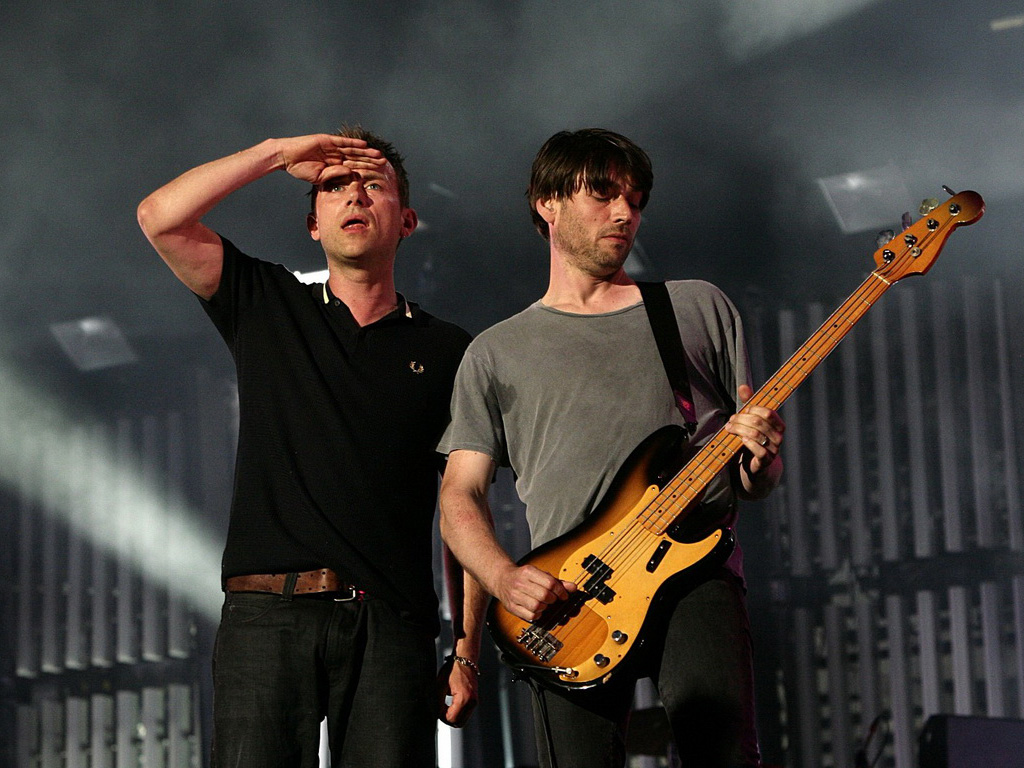
//> input picture vib/cv/ImageDiff/test1.jpg, 1024 x 768 px
$ ./blurDetector ../ImageDiff/test1.jpg   (built with g++ and OpenCV 4)
//> lines starting //> are read from the running program, lines starting //| are printed output that depends on the picture
#include <opencv2/core/core.hpp>
#include <opencv2/highgui/highgui.hpp>
#include "opencv2/imgproc/imgproc.hpp"
#include "opencv2/opencv.hpp"
#include <iostream>
#include <limits>
#include <math.h>
#include <numeric>
#include <unistd.h>
#include <string>
using namespace cv;
using namespace std;

// The paper that is used in this implementation is -
/*  No-reference Perceptual Blur Metric
Pina Marziliano, Frederic Dufaux, Stefan Winkler and Touradj Ebrahimi
IEEE 2002 International Conference on Image Processing
*/

// OpenCV Matricies are defined in terms of rows, and them columns.
//
// The first parameter in at is the row value (e.g. the y coordinate)
//
// The second parameter is the column value (e.g. the x coordinate)
//
// In matrix calculations, the Mij element in the i'th row and the
// j'th column (measured from the top left).

// Arguments:
// edges - a grayscale Mat where edges are indicated with white (255)
//         values - must have the same dimensions as the source image.
// original - the source image
// vblur, hblur - optional output parameters, if defined the vertical
//                blur / horizontabl blur will be calculated and stored
// vert_edges, hor_edges - optional output paramters, if defined
//         assumed to have the same dimensions as the original image.
//         If present a black and white image vizualizing the detected
//         edge widths will be returned.
// monotonic - optional, if true edge width calculation requires
//         monotonic increasing changes (if false edges are extended
//         over regions that have the same value)
// truncate_extrema_edges - When the edge point is itself an extrema,
//         if the value is true the edge width is 2, otherwise the
//         edge is calculated in the usual way (extending out until a
//         (non)-monotonic point is found).
// only_transitions - When true we only calculate things if we are at
//         a white pixel, and the prior pixel is black.
// debug - optional
void getBlurValue2( const Mat &edges, const Mat &original,
		    double * vblur, double * hblur,
		    Mat * vert_edges = NULL, Mat * hor_edges = NULL,
		    bool monotonic=true, bool truncate_extrema_edges=true, bool only_transitions=false,
		    bool debug=false  ) {
  int num_vert_edges = 0;
  double vert_total = 0;
  int num_hor_edges = 0;
  double hor_total = 0;

  for ( int i = 1 ; i < original.rows - 1 ; i++ ) {
    for ( int j = 1 ; j < original.cols - 1 ; j++ ) {
      if ( debug ) {
	cout << "i: " << i << " j: " << j << " edges: " << int( edges.at<unsigned char>( i, j ) ) << endl;
      }

      int x = int( edges.at<unsigned char>( i, j ) );
      if ( x != 0 && x != 255 ) {
	cout << "ERROR: x of " << x << " for i, j " << i << ", " << j << endl;
      }

      // Compute blur on vertical edges
      //
      // The blur on vertical edges is found by considering the
      // horizontal width of the edges, so by exploring the regions in
      // adjacent columns of the initial value, as indexed by the
      // second parameter to at.
      if ( vblur && int( edges.at<unsigned char>( i, j ) ) == 255 &&
	   ( !only_transitions || int( edges.at<unsigned char>( i, j-1 ) ) == 0 ) )  {
	// With Canny edge detection our edges are generally of width
	// one - if some other edge detector is used that gives rise
	// to wider edges we may wish to enforce that we only do the
	// edge calculation on the transition from black to white.

	// A vertical line has started here
	int left = j - 1;
	int current = j;
	int right = j + 1;
	int left_value = original.at<unsigned char>( i, left );
	int current_value = original.at<unsigned char>( i, current );
	int right_value = original.at<unsigned char>( i, right );

	if ( vert_edges ) {
	  vert_edges->at<unsigned char>( i, current ) = 255;
	}

	// Walk backwards till we obtain a local extrema to the left.
	for ( int prior_value = current_value;
	      left > 0 && // While we're still in the image.
		( ( ( left_value < prior_value && left_value < current_value )
		    || ( !monotonic && left_value <= prior_value && left_value <= current_value ) ) || // And decreasing
		  ( ( left_value > prior_value && left_value > current_value )
		    || ( !monotonic && left_value >= prior_value && left_value >= current_value ) ) ) ; // Or increasing
	      left--, prior_value = left_value, left_value = original.at<unsigned char>( i, left ) ) {
	  if ( vert_edges && left >= 0 ) {
	    vert_edges->at<unsigned char>( i, left ) = 255;
	  }
	}
	// Now left is one past the position of the local extrema to
	// the left - or the edge of the image.
	left++;
	left_value = original.at<unsigned char>( i, left );

	// Walk forwards till we obtain a local extrema to the right.
	for ( int prior_value = current_value;
	      right < original.cols && // While we're still in the image.
		( ( ( right_value < prior_value && right_value < current_value )
		    || ( !monotonic && right_value <= prior_value && right_value <= current_value ) ) || // And decreasing
		  ( ( right_value > prior_value && right_value > current_value )
		    || ( !monotonic && right_value >= prior_value && right_value >= current_value ) ) ) ; // Or increasing
	      right++, prior_value = right_value, right_value = original.at<unsigned char>( i, right ) ) {
	  if ( vert_edges && right < original.cols ) {
	    vert_edges->at<unsigned char>( i, right ) = 255;
	  }
	}
	// Now right is one past the position of the local extrema to
	// the left - or the edge of the image.
	right--;
	right_value = original.at<unsigned char>( i, right );

	if ( ( left_value > current_value && right_value > current_value ) ||
	     ( left_value < current_value && right_value < current_value ) ) {
	  // Corner case - the edge location itself was itself is a
	  // local extrema.
	  if ( truncate_extrema_edges ) {
	    vert_total += 2;
	    num_vert_edges++;
	  } else {
	    if ( debug ) {
	      cout << "EXTREMA:  " << "i: " << i << " l-c-r: " << left << "-" << current << "-" << right << " lv-pv-cv-nv-rv " << left_value << "-" << int( original.at<unsigned char>( i, j-1 ) ) << "-" << current_value << "-" << int( original.at<unsigned char>( i, j+1 ) ) << "-" << right_value << endl;
	    }
	    if ( abs( left_value - current_value ) > abs( right_value - current_value ) ) {
	      vert_total += current - left;
	      num_vert_edges++;
	    } else if ( abs( left_value - current_value ) < abs( right_value - current_value ) ) {
	      vert_total += right - current;
	      num_vert_edges++;
	    } else {
	      // Super duper corner case - the edge is a local extrema
	      // and both left and right are candidates for the other
	      // extrema - split the difference.
	      vert_total += ( right - left ) / 2;
	      num_vert_edges++;
	    }
	  }
	} else {
	  if ( debug ) {
	    cout << "STANDARD: " << "i: " << i << " l-c-r: " << left << "-" << current << "-" << right << " lv-pv-cv-nv-rv " << left_value << "-" << int( original.at<unsigned char>( i, j-1 ) ) << "-" << current_value << "-" << int( original.at<unsigned char>( i, j+1 ) ) << "-" << right_value << endl;
	  }
	  vert_total += right - left;
	  num_vert_edges++;
	}
      }

      // Compute blur on horizontal edges
      if ( hblur && int( edges.at<unsigned char>( i, j ) ) == 255 &&
	   ( !only_transitions || int( edges.at<unsigned char>( i-1, j ) ) == 0 ) ) {

	// A vertical line has started here
	int up = i - 1;
	int current = i;
	int down = i + 1;
	int up_value = original.at<unsigned char>( up, j );
	int current_value = original.at<unsigned char>( current, j);
	int down_value = original.at<unsigned char>( down, j );

	if ( hor_edges ) {
	  hor_edges->at<unsigned char>( current, j ) = 255;
	}

	// Walk backwards till we obtain a local extrema above.
	for ( int prior_value = current_value;
	      up > 0 && // While we're still in the image.
		( ( ( up_value < prior_value && up_value < current_value )
		    || ( !monotonic && up_value <= prior_value && up_value <= current_value ) ) || // And decreasing
		  ( ( up_value > prior_value && up_value > current_value )
		    || ( !monotonic && up_value >= prior_value && up_value >= current_value ) ) ) ; // Or increasing
	      up--, prior_value = up_value, up_value = original.at<unsigned char>( up, j ) ) {
	  if ( hor_edges && up >= 0 ) {
	    hor_edges->at<unsigned char>( up, j ) = 255;
	  }
	}
	// Now up is one past the position of the local extrema above
	// - or the edge of the image.
	up++;
	up_value = original.at<unsigned char>( up, j );

	// Walk forwards till we obtain a local extrema below.
	for ( int prior_value = current_value;
	      down < original.rows && // While we're still in the image.
		( ( ( down_value < prior_value && down_value < current_value )
		    || ( !monotonic && down_value <= prior_value && down_value <= current_value ) ) || // And decreasing
		  ( ( down_value > prior_value && down_value > current_value )
		    || ( !monotonic && down_value >= prior_value && down_value >= current_value ) ) ) ; // Or increasing
	      down++, prior_value = down_value, down_value = original.at<unsigned char>( down, j ) ) {
	  if ( hor_edges && down < original.rows ) {
	    hor_edges->at<unsigned char>( down, j ) = 255;
	  }
	}
	// Now down is one past the position of the local extrema
	// below - or the edge of the image.
	down--;
	down_value = original.at<unsigned char>( down, j );

	if ( ( up_value > current_value && down_value > current_value ) ||
	     ( up_value < current_value && down_value < current_value ) ) {
	  // Corner case - the edge location itself was itself is a
	  // local extrema.
	  if ( truncate_extrema_edges ) {
	    hor_total += 2;
	    num_hor_edges++;
	  } else {
	    if ( debug ) {
	      cout << "EXTREMA:  " << "j: " << j << " l-c-r: " << up << "-" << current << "-" << down << " uv-pv-cv-nv-dv " << up_value << "-" << int( original.at<unsigned char>( i-1, j ) ) << "-" << current_value << "-" << int( original.at<unsigned char>( i+1, j ) ) << "-" << down_value << endl;
	    }
	    if ( abs( up_value - current_value ) > abs( down_value - current_value ) ) {
	      hor_total += current - up;
	      num_hor_edges++;
	    } else if ( abs( up_value - current_value ) < abs( down_value - current_value ) ) {
	      hor_total += down - current;
	      num_hor_edges++;
	    } else {
	      // Super duper corner case - the edge is a local extrema
	      // and both up and down are candidates for the other
	      // extrema - split the difference.
	      hor_total += ( down - up ) / 2;
	      num_hor_edges++;
	    }
	  }
	} else {
	  if ( debug ) {
	    cout << "STANDARD: " << "j: " << j << " l-c-r: " << up << "-" << current << "-" << down << " uv-pv-cv-nv-dv " << up_value << "-" << int( original.at<unsigned char>( i-1, j ) ) << "-" << current_value << "-" << int( original.at<unsigned char>( i+1, j ) ) << "-" << down_value << endl;
	  }
	  hor_total += down - up;
	  num_hor_edges++;
	}
      }
    }
  }

  if ( vblur ) {
    if ( num_vert_edges ) {
      *vblur = vert_total / num_vert_edges;
    } else {
      *vblur = 0;
    }
  }
  if ( hblur ) {
    if ( num_hor_edges ) {
      *hblur = hor_total / num_hor_edges;
    } else {
      *hblur = 0;
    }
  }
  return;
}

#define CANNY_THRESH_MEAN 0
#define CANNY_THRESH_OTSU 1

// Compute the Canny edge detection for src, save the result in canny.
// If debug is true outfile_prefix must be defined.
// [39 lines left out: function get_canny_edges, not called in this run]

// Compute Sobel in the x and y direction.
// If sobel_x or sobel_y are NULL those directions are not computed.
// If debug is true outfile_prefix must be defined.
void sobel_helper( const Mat & gradient, Mat * sobel, bool, const string *);
void get_sobel_edges( const Mat & src, Mat * sobel_x, Mat * sobel_y, bool debug=false, const string * outfile_prefix = NULL ) {
  Mat src_color, sobel_gradient_x, sobel_gradient_y;
  int scale = 1;
  int delta = 0;
  int ddepth = CV_16S;

  vector<Mat> Ycrcb;

  // Get a seperate luminance component to operate the edge width
  // algorithm on.
  cvtColor( src, src_color, CV_BGR2YCrCb );
  split( src_color, Ycrcb );

  if ( debug ) {
    imwrite( *outfile_prefix + "_Y.jpg", Ycrcb[0] );
  }

  if ( sobel_x ) {
    // Take sobel gradient on the luminance channel of the image
    Sobel( Ycrcb[0], sobel_gradient_x, ddepth, 1, 0, 3, scale, delta, BORDER_DEFAULT );

    if ( debug ) {
      imwrite( *outfile_prefix + "_sobel_x.jpg", sobel_gradient_x );
    }
    sobel_helper( sobel_gradient_x, sobel_x, debug, outfile_prefix );
  }
  if ( sobel_y ) {
    Sobel( Ycrcb[0], sobel_gradient_y, ddepth, 0, 1, 3, scale, delta, BORDER_DEFAULT );

    if ( debug ) {
      imwrite( *outfile_prefix + "_sobel_y.jpg", sobel_gradient_y );
    }
    sobel_helper( sobel_gradient_y, sobel_y, debug, outfile_prefix );
  }
}

// Given a sobel gradient turns it into a thresholded black and white image.
void sobel_helper( const Mat & gradient, Mat * sobel, bool debug=false, const string * outfile_prefix = NULL ) {
  Mat abs_grad;

  // Black to white edges have a positive slope, white to black a
  // negative slope.  We only care about the transition, not the
  // direction, so we need to take the absolute value of
  // sobel_gradient before proceeding.
  convertScaleAbs( gradient, abs_grad );

  if ( debug ) {
    imwrite( *outfile_prefix + "_abs_grad.jpg", abs_grad );
  }

  double sobmin, sobmax;
  cv::minMaxLoc( abs_grad, &sobmin, &sobmax );

  if ( debug ) {
    cout << "Max: " << sobmax << "\nMin: " << sobmin << endl;
  }

  // Convert our image to a grayscale image scaled such that the
  // brightest spots are white and the darkest spots are black.
  cv::Mat sobelImage, unused;
  if ( sobmax != sobmin ) {
    abs_grad.convertTo( sobelImage,
			CV_8U, 255.0 / ( sobmax - sobmin ), // Scale
			-sobmin * 255.0 / ( sobmax - sobmin ) ); // Add after scaling
  } else {
    // Handle the case where the input image is a uniform color - just
    // turn the whole thing black.
    abs_grad.convertTo( sobelImage,
			CV_8U, 0, // Scale
			0 ); // Add after scaling
  }

  if ( debug ) {
    imwrite( *outfile_prefix + "_abs_grad_normalized.jpg", sobelImage );
  }

  int bw_threshold = threshold( sobelImage, unused, 0, 255, THRESH_BINARY + THRESH_OTSU );

  if ( debug ) {
    cout << "Threshold: " << bw_threshold << endl;
  }

  // Turn it in to a black and white image where anything less than
  // our threshold is black, and anything more is white.
  cv::Mat sobelThresholdedImage;
  cv::threshold( sobelImage, *sobel, bw_threshold, 255, cv::THRESH_BINARY);

  if ( debug ) {
    imwrite( *outfile_prefix + "_abs_grad_thresholded.jpg", *sobel );
  }
}

int main( int argc, char** argv ) {
  if( argc < 2) {
    cout <<" Usage: blurDetector image.png [debug_output_file_prefix]" << endl;
    return -1;
  }

  Mat src, image;

  src = imread( argv[1] );
//> src is the input picture: 768 rows x 1024 cols, CV_8UC3; mean B, G, R 55.1, 59.2, 63.1

  vector<Mat> Ycrcbchannels;

  // Get a seperate luminance component to operate the edge width
  // algorithm on.
  cvtColor( src, image, CV_BGR2YCrCb );
//> image: 768 rows x 1024 cols, CV_8UC3; mean of channels 0, 1, 2 59.9, 130.3, 125.3
  split( image, Ycrcbchannels );
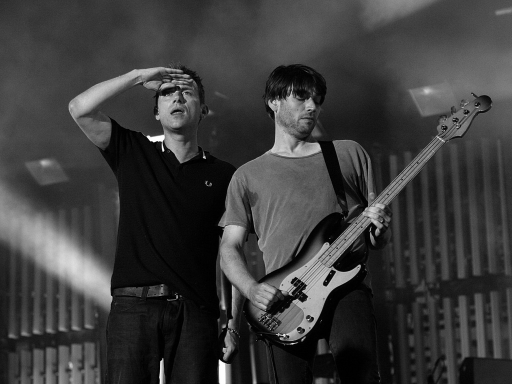
//> Ycrcbchannels[0]: 768 rows x 1024 cols, CV_8UC1 (shown at 1/2 size); min 0, max 255, mean 59.9
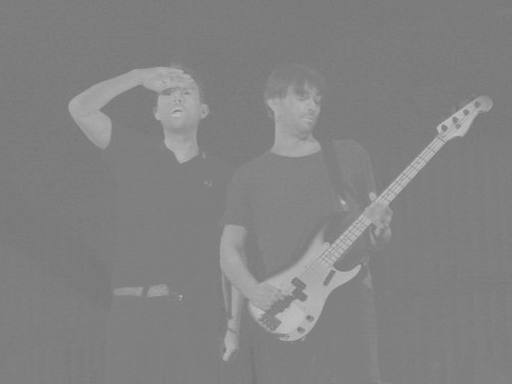
//> Ycrcbchannels[1]: 768 rows x 1024 cols, CV_8UC1 (shown at 1/2 size); min 112, max 204, mean 130.3

  bool debug = false;
  string * outfile_prefix = NULL;
  if ( argc == 3 ) {
    debug = true;
    outfile_prefix = new string( argv[2] );
  } else {
    outfile_prefix = new string( "blur-debug" );
  }

  // We can run through a variety of scenarios here with regard to the
  // optional parameters for getBlur.
  bool tests[8][3] = { { 0, 0, 0},
		       { 0, 0, 1},
		       { 0, 1, 0},
		       { 0, 1, 1},
		       { 1, 0, 0},
		       { 1, 0, 1},
		       { 1, 1, 0},
		       { 1, 1, 1} };
  const char * test_labels[] = { "m0-t0-r0",
				 "m0-t0-r1",
				 "m0-t1-r0",
				 "m0-t1-r1",
				 "m1-t0-r0",
				 "m1-t0-r1",
				 "m1-t1-r0",
				 "m1-t1-r1" };

  double vblur, hblur;
  Mat vert_edges;
  Mat hor_edges;

  Mat * de = new Mat();

  get_sobel_edges( src, de, NULL, debug, outfile_prefix );
//> in get_sobel_edges, `Sobel( Ycrcb[0], sobel_gradient_x, ddepth, 1, 0, 3, scale, delta, BORD..`:
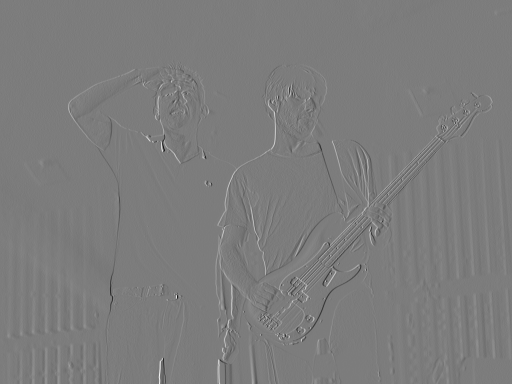
//> sobel_gradient_x: 768 rows x 1024 cols, CV_16SC1 (shown at 1/2 size); min -973, max 1017, mean 0; drawn with min black and max white
//> in sobel_helper, `convertScaleAbs( gradient, abs_grad );`:
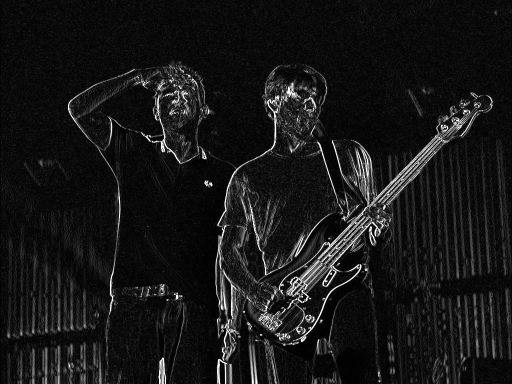
//> abs_grad: 768 rows x 1024 cols, CV_8UC1 (shown at 1/2 size); min 0, max 255, mean 23
//> in sobel_helper, `cv::minMaxLoc( abs_grad, &sobmin, &sobmax );`: sobmin = 0; sobmax = 255
//> in sobel_helper, `int bw_threshold = threshold( sobelImage, unused, 0, 255, THRESH_BINAR..`:
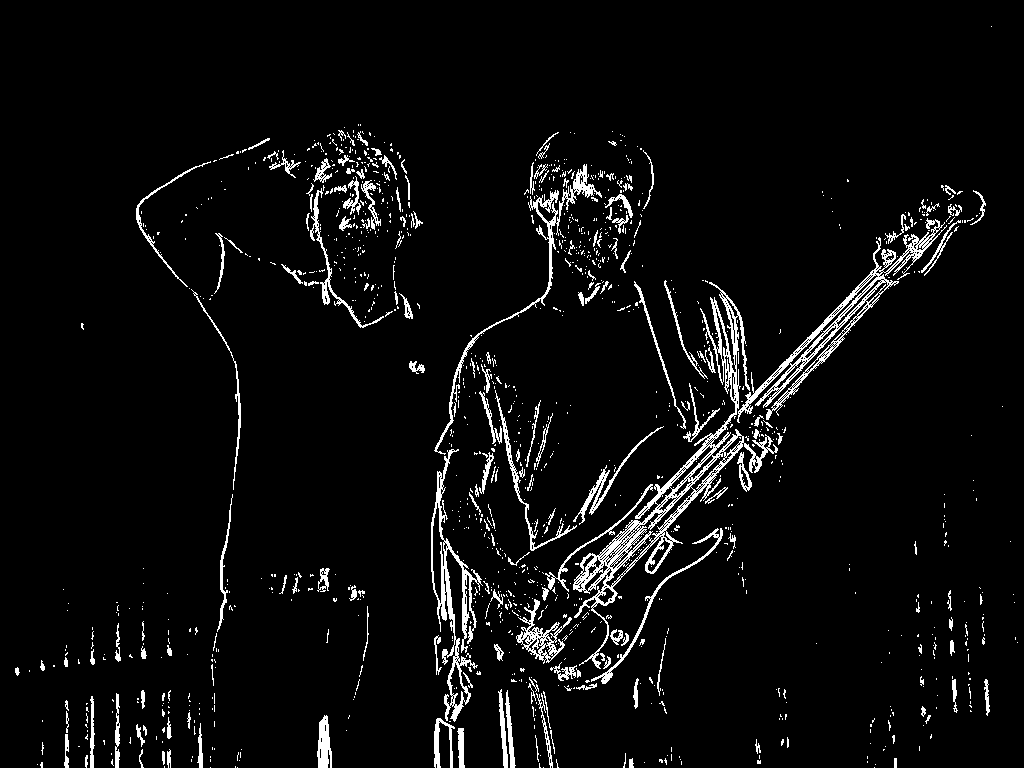
//> unused: 768 rows x 1024 cols, CV_8UC1; 4.8% white in thin lines or dots
//> in sobel_helper, `int bw_threshold = threshold( sobelImage, unused, 0, 255, THRESH_BINAR..`: bw_threshold = 91

  // We only run the m1-t1-r1 version of get blur for now.
  for ( int i = 7 ; i < 8 ; i++ ) {
    if ( debug ) {
      vert_edges = Mat::zeros( de->size(), de->type() );
      hor_edges = Mat::zeros( de->size(), de->type() );
      getBlurValue2( *de, Ycrcbchannels[0], &vblur, &hblur, &vert_edges, &hor_edges, tests[i][0], tests[i][1], tests[i][2], debug );
      imwrite( *outfile_prefix + "_sobel" + "_vert_edges_" + string( test_labels[i] ) + ".jpg", vert_edges );
      imwrite( *outfile_prefix + "_sobel" + "_hor_edges_" + string( test_labels[i] ) + ".jpg", hor_edges );
    } else {
      // Calculate the vertical blur only in normal usage.
      getBlurValue2( *de, Ycrcbchannels[0], &vblur, 0, 0, 0, tests[i][0], tests[i][1], tests[i][2], debug );
    }

    // Normalize to width of image - this gives a value between 0 and 100.
    cout << vblur * 100 / Ycrcbchannels[0].cols << endl;
  }
//> this loop made 1 pass
//> vblur on pass 1: 3.89
//> (printed output is left out)
//> after the loop, vblur = 3.89; hblur = 0

  free( outfile_prefix );
  return 0;
}
